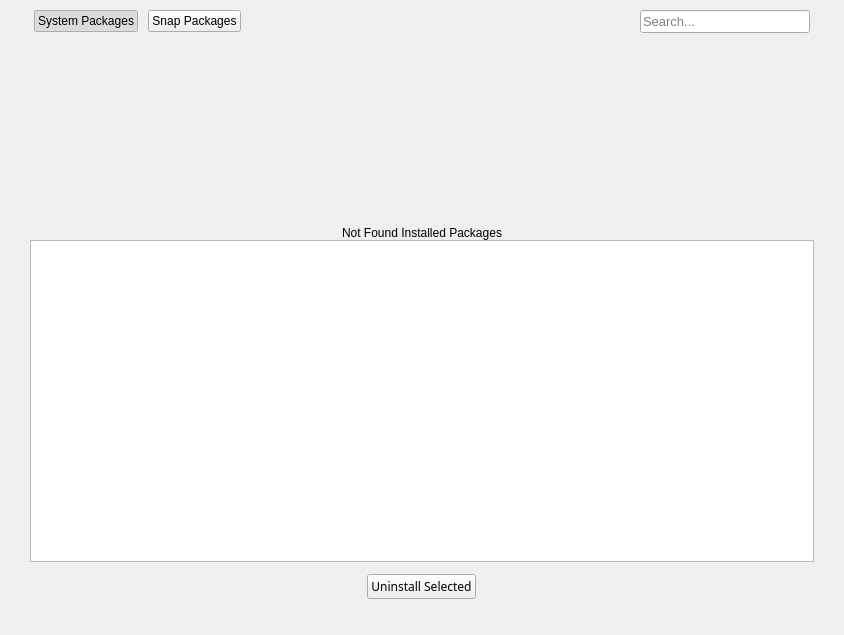
<?xml version="1.0" encoding="UTF-8"?>
<ui version="4.0">
 <class>UninstallerPage</class>
 <widget class="QWidget" name="UninstallerPage">
  <property name="geometry">
   <rect>
    <x>0</x>
    <y>0</y>
    <width>844</width>
    <height>635</height>
   </rect>
  </property>
  <property name="windowTitle">
   <string>Uninstaller</string>
  </property>
  <layout class="QGridLayout" name="gridLayout">
   <property name="leftMargin">
    <number>30</number>
   </property>
   <property name="topMargin">
    <number>5</number>
   </property>
   <property name="rightMargin">
    <number>30</number>
   </property>
   <property name="bottomMargin">
    <number>20</number>
   </property>
   <property name="horizontalSpacing">
    <number>0</number>
   </property>
   <property name="verticalSpacing">
    <number>2</number>
   </property>
   <item row="2" column="0" colspan="3">
    <widget class="QStackedWidget" name="stackedWidget">
     <property name="currentIndex">
      <number>0</number>
     </property>
     <widget class="QWidget" name="pageSystemPackages">
      <layout class="QGridLayout" name="gridLayout_2">
       <property name="leftMargin">
        <number>0</number>
       </property>
       <property name="topMargin">
        <number>0</number>
       </property>
       <property name="rightMargin">
        <number>0</number>
       </property>
       <property name="bottomMargin">
        <number>0</number>
       </property>
       <property name="spacing">
        <number>0</number>
       </property>
       <item row="0" column="0">
        <widget class="QWidget" name="notFoundWidget" native="true">
         <property name="sizePolicy">
          <sizepolicy hsizetype="Preferred" vsizetype="Expanding">
           <horstretch>0</horstretch>
           <verstretch>0</verstretch>
          </sizepolicy>
         </property>
         <property name="minimumSize">
          <size>
           <width>0</width>
           <height>200</height>
          </size>
         </property>
         <property name="maximumSize">
          <size>
           <width>16777215</width>
           <height>200</height>
          </size>
         </property>
         <property name="accessibleName">
          <string>notFoundWidget</string>
         </property>
         <property name="styleSheet">
          <string notr="true"/>
         </property>
         <layout class="QVBoxLayout" name="notFoundLayout">
          <property name="spacing">
           <number>0</number>
          </property>
          <property name="leftMargin">
           <number>0</number>
          </property>
          <property name="topMargin">
           <number>0</number>
          </property>
          <property name="rightMargin">
           <number>0</number>
          </property>
          <property name="bottomMargin">
           <number>0</number>
          </property>
          <item>
           <widget class="QLabel" name="lblNotFound">
            <property name="sizePolicy">
             <sizepolicy hsizetype="Preferred" vsizetype="Expanding">
              <horstretch>0</horstretch>
              <verstretch>0</verstretch>
             </sizepolicy>
            </property>
            <property name="text">
             <string>Not Found Installed Packages</string>
            </property>
            <property name="alignment">
             <set>Qt::AlignBottom|Qt::AlignHCenter</set>
            </property>
           </widget>
          </item>
         </layout>
        </widget>
       </item>
       <item row="1" column="0">
        <widget class="QListWidget" name="listWidgetPackages">
         <property name="font">
          <font>
           <pointsize>10</pointsize>
          </font>
         </property>
         <property name="focusPolicy">
          <enum>Qt::NoFocus</enum>
         </property>
         <property name="styleSheet">
          <string notr="true"/>
         </property>
         <property name="autoScrollMargin">
          <number>10</number>
         </property>
         <property name="editTriggers">
          <set>QAbstractItemView::NoEditTriggers</set>
         </property>
         <property name="selectionMode">
          <enum>QAbstractItemView::NoSelection</enum>
         </property>
         <property name="selectionBehavior">
          <enum>QAbstractItemView::SelectRows</enum>
         </property>
         <property name="iconSize">
          <size>
           <width>20</width>
           <height>20</height>
          </size>
         </property>
         <property name="textElideMode">
          <enum>Qt::ElideMiddle</enum>
         </property>
         <property name="spacing">
          <number>4</number>
         </property>
         <property name="uniformItemSizes">
          <bool>false</bool>
         </property>
        </widget>
       </item>
      </layout>
     </widget>
     <widget class="QWidget" name="pageSnapPackages">
      <layout class="QGridLayout" name="gridLayout_3">
       <property name="leftMargin">
        <number>0</number>
       </property>
       <property name="topMargin">
        <number>0</number>
       </property>
       <property name="rightMargin">
        <number>0</number>
       </property>
       <property name="bottomMargin">
        <number>0</number>
       </property>
       <property name="spacing">
        <number>0</number>
       </property>
       <item row="0" column="0">
        <widget class="QWidget" name="notFoundWidget_2" native="true">
         <property name="sizePolicy">
          <sizepolicy hsizetype="Preferred" vsizetype="Expanding">
           <horstretch>0</horstretch>
           <verstretch>0</verstretch>
          </sizepolicy>
         </property>
         <property name="minimumSize">
          <size>
           <width>0</width>
           <height>200</height>
          </size>
         </property>
         <property name="maximumSize">
          <size>
           <width>16777215</width>
           <height>200</height>
          </size>
         </property>
         <property name="accessibleName">
          <string>notFoundWidget</string>
         </property>
         <property name="styleSheet">
          <string notr="true"/>
         </property>
         <layout class="QVBoxLayout" name="notFoundLayout_2">
          <property name="spacing">
           <number>0</number>
          </property>
          <property name="leftMargin">
           <number>0</number>
          </property>
          <property name="topMargin">
           <number>0</number>
          </property>
          <property name="rightMargin">
           <number>0</number>
          </property>
          <property name="bottomMargin">
           <number>0</number>
          </property>
          <item>
           <widget class="QLabel" name="lblNotFoundSnap">
            <property name="sizePolicy">
             <sizepolicy hsizetype="Preferred" vsizetype="Expanding">
              <horstretch>0</horstretch>
              <verstretch>0</verstretch>
             </sizepolicy>
            </property>
            <property name="text">
             <string>Not Found Installed Packages</string>
            </property>
            <property name="alignment">
             <set>Qt::AlignBottom|Qt::AlignHCenter</set>
            </property>
           </widget>
          </item>
         </layout>
        </widget>
       </item>
       <item row="1" column="0">
        <widget class="QListWidget" name="listWidgetSnapPackages">
         <property name="font">
          <font>
           <pointsize>10</pointsize>
          </font>
         </property>
         <property name="focusPolicy">
          <enum>Qt::NoFocus</enum>
         </property>
         <property name="styleSheet">
          <string notr="true"/>
         </property>
         <property name="autoScrollMargin">
          <number>10</number>
         </property>
         <property name="editTriggers">
          <set>QAbstractItemView::NoEditTriggers</set>
         </property>
         <property name="selectionMode">
          <enum>QAbstractItemView::NoSelection</enum>
         </property>
         <property name="selectionBehavior">
          <enum>QAbstractItemView::SelectRows</enum>
         </property>
         <property name="iconSize">
          <size>
           <width>20</width>
           <height>20</height>
          </size>
         </property>
         <property name="textElideMode">
          <enum>Qt::ElideMiddle</enum>
         </property>
         <property name="spacing">
          <number>4</number>
         </property>
         <property name="uniformItemSizes">
          <bool>false</bool>
         </property>
        </widget>
       </item>
      </layout>
     </widget>
    </widget>
   </item>
   <item row="5" column="0" colspan="3" alignment="Qt::AlignHCenter|Qt::AlignBottom">
    <widget class="QLabel" name="lblLoadingUninstaller">
     <property name="sizePolicy">
      <sizepolicy hsizetype="Minimum" vsizetype="Fixed">
       <horstretch>0</horstretch>
       <verstretch>0</verstretch>
      </sizepolicy>
     </property>
     <property name="text">
      <string notr="true"/>
     </property>
    </widget>
   </item>
   <item row="3" column="0" colspan="3">
    <spacer name="verticalSpacer">
     <property name="orientation">
      <enum>Qt::Vertical</enum>
     </property>
     <property name="sizeType">
      <enum>QSizePolicy::Fixed</enum>
     </property>
     <property name="sizeHint" stdset="0">
      <size>
       <width>0</width>
       <height>10</height>
      </size>
     </property>
    </spacer>
   </item>
   <item row="4" column="0" colspan="3" alignment="Qt::AlignHCenter">
    <widget class="QPushButton" name="btnUninstall">
     <property name="enabled">
      <bool>true</bool>
     </property>
     <property name="font">
      <font>
       <family>NanumGothic</family>
      </font>
     </property>
     <property name="cursor">
      <cursorShape>PointingHandCursor</cursorShape>
     </property>
     <property name="focusPolicy">
      <enum>Qt::NoFocus</enum>
     </property>
     <property name="accessibleName">
      <string notr="true">primary</string>
     </property>
     <property name="styleSheet">
      <string notr="true"/>
     </property>
     <property name="text">
      <string>Uninstall Selected</string>
     </property>
    </widget>
   </item>
   <item row="1" column="0" colspan="3">
    <widget class="QWidget" name="nav" native="true">
     <layout class="QHBoxLayout" name="horizontalLayout">
      <property name="spacing">
       <number>10</number>
      </property>
      <property name="leftMargin">
       <number>4</number>
      </property>
      <property name="topMargin">
       <number>5</number>
      </property>
      <property name="rightMargin">
       <number>4</number>
      </property>
      <property name="bottomMargin">
       <number>5</number>
      </property>
      <item>
       <widget class="QPushButton" name="btnSystemPackages">
        <property name="cursor">
         <cursorShape>PointingHandCursor</cursorShape>
        </property>
        <property name="focusPolicy">
         <enum>Qt::NoFocus</enum>
        </property>
        <property name="text">
         <string>System Packages</string>
        </property>
        <property name="checkable">
         <bool>true</bool>
        </property>
        <property name="checked">
         <bool>true</bool>
        </property>
        <attribute name="buttonGroup">
         <string notr="true">navBtnGroup</string>
        </attribute>
       </widget>
      </item>
      <item>
       <widget class="QPushButton" name="btnSnapPackages">
        <property name="cursor">
         <cursorShape>PointingHandCursor</cursorShape>
        </property>
        <property name="focusPolicy">
         <enum>Qt::NoFocus</enum>
        </property>
        <property name="text">
         <string>Snap Packages</string>
        </property>
        <property name="checkable">
         <bool>true</bool>
        </property>
        <attribute name="buttonGroup">
         <string notr="true">navBtnGroup</string>
        </attribute>
       </widget>
      </item>
      <item>
       <spacer name="horizontalSpacer">
        <property name="orientation">
         <enum>Qt::Horizontal</enum>
        </property>
        <property name="sizeHint" stdset="0">
         <size>
          <width>40</width>
          <height>20</height>
         </size>
        </property>
       </spacer>
      </item>
      <item>
       <widget class="QLineEdit" name="txtPackageSearch">
        <property name="minimumSize">
         <size>
          <width>170</width>
          <height>0</height>
         </size>
        </property>
        <property name="maximumSize">
         <size>
          <width>170</width>
          <height>16777215</height>
         </size>
        </property>
        <property name="font">
         <font>
          <pointsize>10</pointsize>
         </font>
        </property>
        <property name="focusPolicy">
         <enum>Qt::StrongFocus</enum>
        </property>
        <property name="styleSheet">
         <string notr="true"/>
        </property>
        <property name="placeholderText">
         <string>Search...</string>
        </property>
       </widget>
      </item>
     </layout>
    </widget>
   </item>
  </layout>
 </widget>
 <resources/>
 <connections/>
 <buttongroups>
  <buttongroup name="navBtnGroup"/>
 </buttongroups>
</ui>
